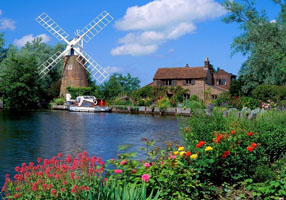
//> input picture assets/1.jpg, 286 x 200 px
$ ./color_operations_test ../../assets/1.jpg   (built with g++ and OpenCV 4)
//> lines starting //> are read from the running program, lines starting //| are printed output that depends on the picture; after the words box and inside, x2 and y2 are one past the last pixel; in counts of white or black regions, pixels touching at a corner belong together
### cpp/basic/color_operations.hpp
#ifndef COLOR_OPERATIONS_HPP
#define COLOR_OPERATIONS_HPP

#include <opencv2/opencv.hpp>
#include <immintrin.h>  // 用于SIMD指令(AVX2)
#include <omp.h>        // 用于OpenMP并行计算

namespace ip101 {

/**
 * @brief 通道替换
 * @param src 输入图像
 * @param dst 输出图像
 * @param r_idx R通道映射索引(0-2)
 * @param g_idx G通道映射索引(0-2)
 * @param b_idx B通道映射索引(0-2)
 */
void channel_swap(const cv::Mat& src, cv::Mat& dst,
                 int r_idx = 0, int g_idx = 1, int b_idx = 2);

/**
 * @brief 灰度化
 * @param src 输入图像
 * @param dst 输出图像
 * @param method 灰度化方法("average", "weighted", "max", "min")
 */
void to_gray(const cv::Mat& src, cv::Mat& dst,
            const std::string& method = "weighted");

/**
 * @brief 二值化
 * @param src 输入图像
 * @param dst 输出图像
 * @param threshold 阈值
 * @param max_value 最大值
 * @param method 二值化方法("binary", "binary_inv", "trunc", "tozero", "tozero_inv")
 */
void threshold_image(const cv::Mat& src, cv::Mat& dst,
                    double threshold, double max_value = 255,
                    const std::string& method = "binary");

/**
 * @brief 大津算法自动阈值
 * @param src 输入图像
 * @param dst 输出图像
 * @param max_value 最大值
 * @return 计算得到的最优阈值
 */
double otsu_threshold(const cv::Mat& src, cv::Mat& dst,
                     double max_value = 255);

/**
 * @brief HSV颜色空间转换
 * @param src 输入图像(BGR)
 * @param dst 输出图像(HSV)
 */
void bgr_to_hsv(const cv::Mat& src, cv::Mat& dst);

/**
 * @brief HSV颜色空间转回BGR
 * @param src 输入图像(HSV)
 * @param dst 输出图像(BGR)
 */
void hsv_to_bgr(const cv::Mat& src, cv::Mat& dst);

/**
 * @brief HSV颜色空间调整
 * @param src 输入图像(HSV)
 * @param dst 输出图像(HSV)
 * @param h_offset 色相偏移量(-180到+180)
 * @param s_scale 饱和度缩放因子(0到无穷大)
 * @param v_scale 明度缩放因子(0到无穷大)
 */
void adjust_hsv(const cv::Mat& src, cv::Mat& dst,
               float h_offset = 0, float s_scale = 1, float v_scale = 1);

} // namespace ip101

#endif // COLOR_OPERATIONS_HPP

### cpp/basic/color_operations.cpp
/**
 * 颜色操作相关问题：
 * 1. 通道替换 - 将RGB通道顺序改为BGR
 * 2. 灰度化 - 将彩色图像转换为灰度图像
 * 3. 二值化 - 将灰度图像转换为二值图像
 * 4. 大津算法 - 自适应二值化
 * 5. HSV变换 - 将RGB图像转换为HSV色彩空间
 */

#include <basic/color_operations.hpp>
#include <opencv2/opencv.hpp>
#include <vector>
#include <thread>
#include <immintrin.h>
#include <cmath>

using namespace cv;
using namespace std;

namespace ip101 {

namespace {
// 内部常量定义
constexpr int CACHE_LINE = 64;    // CPU缓存行大小(字节)
constexpr int SIMD_WIDTH = 32;    // AVX2 SIMD向量宽度(字节)
constexpr int BLOCK_SIZE = 16;    // 分块处理大小

// 灰度化权重
constexpr float GRAY_WEIGHT_R = 0.299f;
constexpr float GRAY_WEIGHT_G = 0.587f;
constexpr float GRAY_WEIGHT_B = 0.114f;

// 内存对齐辅助函数
inline uchar* alignPtr(uchar* ptr, size_t align = CACHE_LINE) {
    return (uchar*)(((size_t)ptr + align - 1) & ~(align - 1));
}

// SIMD优化的灰度化计算
// [28 lines left out: function gray_simd, not called in this run]

} // anonymous namespace

void channel_swap(const Mat& src, Mat& dst, int r_idx, int g_idx, int b_idx) {
    CV_Assert(!src.empty() && src.type() == CV_8UC3);
    CV_Assert(r_idx >= 0 && r_idx < 3 && g_idx >= 0 && g_idx < 3 && b_idx >= 0 && b_idx < 3);

    dst.create(src.size(), src.type());

    #pragma omp parallel for
    for (int y = 0; y < src.rows; ++y) {
        for (int col = 0; col < src.cols; ++col) {
            const Vec3b& pixel = src.at<Vec3b>(y, col);
            dst.at<Vec3b>(y, col) = Vec3b(pixel[b_idx], pixel[g_idx], pixel[r_idx]);
        }
    }
}

void to_gray(const Mat& src, Mat& dst, const std::string& method) {
    CV_Assert(!src.empty() && src.type() == CV_8UC3);

    dst.create(src.size(), CV_8UC1);

    if (method == "weighted") {
        #pragma omp parallel for
        for (int y = 0; y < src.rows; ++y) {
            for (int col = 0; col < src.cols; ++col) {
                const Vec3b& pixel = src.at<Vec3b>(y, col);
                dst.at<uchar>(y, col) = saturate_cast<uchar>(
                    GRAY_WEIGHT_B * pixel[0] +
                    GRAY_WEIGHT_G * pixel[1] +
                    GRAY_WEIGHT_R * pixel[2]
                );
            }
        }
    } else if (method == "average") {
        #pragma omp parallel for
        for (int y = 0; y < src.rows; ++y) {
            for (int col = 0; col < src.cols; ++col) {
                const Vec3b& pixel = src.at<Vec3b>(y, col);
                dst.at<uchar>(y, col) = saturate_cast<uchar>(
                    (pixel[0] + pixel[1] + pixel[2]) / 3.0f
                );
            }
        }
    } else if (method == "max") {
        #pragma omp parallel for
        for (int y = 0; y < src.rows; ++y) {
            for (int col = 0; col < src.cols; ++col) {
                const Vec3b& pixel = src.at<Vec3b>(y, col);
                dst.at<uchar>(y, col) = std::max({pixel[0], pixel[1], pixel[2]});
            }
        }
    } else if (method == "min") {
        #pragma omp parallel for
        for (int y = 0; y < src.rows; ++y) {
            for (int col = 0; col < src.cols; ++col) {
                const Vec3b& pixel = src.at<Vec3b>(y, col);
                dst.at<uchar>(y, col) = std::min({pixel[0], pixel[1], pixel[2]});
            }
        }
    } else {
        throw std::invalid_argument("Unsupported grayscale method: " + method);
    }
}

void threshold_image(const Mat& src, Mat& dst, double threshold, double max_value, const std::string& method) {
    CV_Assert(!src.empty() && (src.type() == CV_8UC1 || src.type() == CV_8UC3));

    // 如果是彩色图像，先转换为灰度图
    Mat gray;
    if (src.type() == CV_8UC3) {
        to_gray(src, gray);
    } else {
        gray = src;
    }

    dst.create(gray.size(), CV_8UC1);

    int thresh_type;
    if (method == "binary") {
        thresh_type = THRESH_BINARY;
    } else if (method == "binary_inv") {
        thresh_type = THRESH_BINARY_INV;
    } else if (method == "trunc") {
        thresh_type = THRESH_TRUNC;
    } else if (method == "tozero") {
        thresh_type = THRESH_TOZERO;
    } else if (method == "tozero_inv") {
        thresh_type = THRESH_TOZERO_INV;
    } else {
        throw std::invalid_argument("Unsupported threshold method: " + method);
    }

    cv::threshold(gray, dst, threshold, max_value, thresh_type);
}

double otsu_threshold(const Mat& src, Mat& dst, double max_value) {
    CV_Assert(!src.empty() && (src.type() == CV_8UC1 || src.type() == CV_8UC3));

    // 如果是彩色图像，先转换为灰度图
    Mat gray;
    if (src.type() == CV_8UC3) {
        to_gray(src, gray);
    } else {
        gray = src;
    }

    // 计算直方图
    int histogram[256] = {0};
    for (int y = 0; y < gray.rows; ++y) {
        for (int col = 0; col < gray.cols; ++col) {
            histogram[gray.at<uchar>(y, col)]++;
        }
    }

    // 计算总像素数
    int total = gray.rows * gray.cols;

    // 计算最优阈值
    double sum = 0;
    for (int i = 0; i < 256; ++i) {
        sum += i * histogram[i];
    }

    double sumB = 0;
    int wB = 0;
    int wF = 0;
    double maxVariance = 0;
    double threshold = 0;

    for (int t = 0; t < 256; ++t) {
        wB += histogram[t];
        if (wB == 0) continue;

        wF = total - wB;
        if (wF == 0) break;

        sumB += t * histogram[t];
        double mB = sumB / wB;
        double mF = (sum - sumB) / wF;

        double variance = wB * wF * (mB - mF) * (mB - mF);
        if (variance > maxVariance) {
            maxVariance = variance;
            threshold = t;
        }
    }

    // 应用阈值
    cv::threshold(gray, dst, threshold, max_value, THRESH_BINARY);

    return threshold;
}

void bgr_to_hsv(const Mat& src, Mat& dst) {
    CV_Assert(!src.empty() && src.type() == CV_8UC3);

    dst.create(src.size(), CV_8UC3);

    #pragma omp parallel for
    for (int y = 0; y < src.rows; ++y) {
        for (int col = 0; col < src.cols; ++col) {
            const Vec3b& bgr = src.at<Vec3b>(y, col);
            float b = bgr[0] / 255.0f;
            float g = bgr[1] / 255.0f;
            float r = bgr[2] / 255.0f;

            float max_val = std::max({r, g, b});
            float min_val = std::min({r, g, b});
            float diff = max_val - min_val;

            // 计算H
            float h = 0;
            if (diff > 0) {
                if (max_val == r) {
                    h = 60.0f * (g - b) / diff;
                } else if (max_val == g) {
                    h = 60.0f * (b - r) / diff + 120.0f;
                } else {
                    h = 60.0f * (r - g) / diff + 240.0f;
                }
            }
            if (h < 0) h += 360.0f;

            // 计算S
            float s = max_val > 0 ? diff / max_val : 0;

            // 计算V
            float v = max_val;

            // 转换到OpenCV的HSV范围
            dst.at<Vec3b>(y, col) = Vec3b(
                saturate_cast<uchar>(h / 2.0f),      // H: 0-180
                saturate_cast<uchar>(s * 255.0f),    // S: 0-255
                saturate_cast<uchar>(v * 255.0f)     // V: 0-255
            );
        }
    }
}

void hsv_to_bgr(const Mat& src, Mat& dst) {
    CV_Assert(!src.empty() && src.type() == CV_8UC3);

    dst.create(src.size(), CV_8UC3);

    #pragma omp parallel for
    for (int y = 0; y < src.rows; ++y) {
        for (int col = 0; col < src.cols; ++col) {
            const Vec3b& hsv = src.at<Vec3b>(y, col);
            float h = hsv[0] * 2.0f;          // H: 0-360
            float s = hsv[1] / 255.0f;        // S: 0-1
            float v = hsv[2] / 255.0f;        // V: 0-1

            float c = v * s;
            float m = v - c;
            float x = c * (1.0f - std::abs(std::fmod(h / 60.0f, 2.0f) - 1.0f));

            float r = 0, g = 0, b = 0;
            if (h < 60.0f) {
                r = c; g = x; b = 0;
            } else if (h < 120.0f) {
                r = x; g = c; b = 0;
            } else if (h < 180.0f) {
                r = 0; g = c; b = x;
            } else if (h < 240.0f) {
                r = 0; g = x; b = c;
            } else if (h < 300.0f) {
                r = x; g = 0; b = c;
            } else {
                r = c; g = 0; b = x;
            }

            dst.at<Vec3b>(y, col) = Vec3b(
                saturate_cast<uchar>((b + m) * 255.0f),
                saturate_cast<uchar>((g + m) * 255.0f),
                saturate_cast<uchar>((r + m) * 255.0f)
            );
        }
    }
}

void adjust_hsv(const Mat& src, Mat& dst, float h_offset, float s_scale, float v_scale) {
    CV_Assert(!src.empty() && src.type() == CV_8UC3);

    dst.create(src.size(), CV_8UC3);

    #pragma omp parallel for
    for (int y = 0; y < src.rows; ++y) {
        for (int col = 0; col < src.cols; ++col) {
            const Vec3b& hsv = src.at<Vec3b>(y, col);

            // 调整H (注意OpenCV中H的范围是0-180)
            float h = hsv[0] * 2.0f + h_offset;  // 转换到0-360范围
            h = std::fmod(h + 360.0f, 360.0f);   // 处理环绕
            h = h / 2.0f;                        // 转回0-180范围

            // 调整S
            float s = hsv[1] * s_scale;

            // 调整V
            float v = hsv[2] * v_scale;

            dst.at<Vec3b>(y, col) = Vec3b(
                saturate_cast<uchar>(h),
                saturate_cast<uchar>(s),
                saturate_cast<uchar>(v)
            );
        }
    }
}

} // namespace ip101

### cpp/basic/color_operations_test.cpp
#include "color_operations.hpp"
#include <opencv2/opencv.hpp>
#include <chrono>
#include <iostream>

// 性能测试辅助函数
template<typename Func>
double measure_time(Func&& func, int iterations = 10) {
    auto start = std::chrono::high_resolution_clock::now();
    for (int i = 0; i < iterations; ++i) {
        func();
    }
    auto end = std::chrono::high_resolution_clock::now();
    return std::chrono::duration_cast<std::chrono::milliseconds>(end - start).count() / static_cast<double>(iterations);
}

void test_performance(const cv::Mat& src) {
    cv::Mat dst, opencv_dst;

    // 测试通道替换
    std::cout << "通道替换性能测试：\n";
    double custom_time = measure_time([&]() {
        ip101::channel_swap(src, dst, 2, 1, 0);  // BGR -> RGB
    });
    double opencv_time = measure_time([&]() {
        cv::cvtColor(src, opencv_dst, cv::COLOR_BGR2RGB);
    });
    std::cout << "自定义实现：" << custom_time << "ms\n";
    std::cout << "OpenCV实现：" << opencv_time << "ms\n";
    std::cout << "性能比：" << opencv_time / custom_time << "\n\n";

    // 测试灰度化
    std::cout << "灰度化性能测试：\n";
    custom_time = measure_time([&]() {
        ip101::to_gray(src, dst, "weighted");
    });
    opencv_time = measure_time([&]() {
        cv::cvtColor(src, opencv_dst, cv::COLOR_BGR2GRAY);
    });
    std::cout << "自定义实现：" << custom_time << "ms\n";
    std::cout << "OpenCV实现：" << opencv_time << "ms\n";
    std::cout << "性能比：" << opencv_time / custom_time << "\n\n";

    // 测试二值化
    cv::Mat gray;
    cv::cvtColor(src, gray, cv::COLOR_BGR2GRAY);
    std::cout << "二值化性能测试：\n";
    custom_time = measure_time([&]() {
        ip101::threshold_image(gray, dst, 128);
    });
    opencv_time = measure_time([&]() {
        cv::threshold(gray, opencv_dst, 128, 255, cv::THRESH_BINARY);
    });
    std::cout << "自定义实现：" << custom_time << "ms\n";
    std::cout << "OpenCV实现：" << opencv_time << "ms\n";
    std::cout << "性能比：" << opencv_time / custom_time << "\n\n";

    // 测试大津算法
    std::cout << "大津算法性能测试：\n";
    custom_time = measure_time([&]() {
        ip101::otsu_threshold(gray, dst);
    });
    opencv_time = measure_time([&]() {
        cv::threshold(gray, opencv_dst, 0, 255, cv::THRESH_OTSU);
    });
    std::cout << "自定义实现：" << custom_time << "ms\n";
    std::cout << "OpenCV实现：" << opencv_time << "ms\n";
    std::cout << "性能比：" << opencv_time / custom_time << "\n\n";

    // 测试HSV转换
    std::cout << "HSV转换性能测试：\n";
    custom_time = measure_time([&]() {
        ip101::bgr_to_hsv(src, dst);
    });
    opencv_time = measure_time([&]() {
        cv::cvtColor(src, opencv_dst, cv::COLOR_BGR2HSV);
    });
    std::cout << "自定义实现：" << custom_time << "ms\n";
    std::cout << "OpenCV实现：" << opencv_time << "ms\n";
    std::cout << "性能比：" << opencv_time / custom_time << "\n\n";
}

void visualize_results(const cv::Mat& src) {
    cv::Mat results[6];

    // 应用不同的颜色操作
    ip101::channel_swap(src, results[0], 2, 1, 0);  // BGR -> RGB
    ip101::to_gray(src, results[1], "weighted");
    ip101::threshold_image(results[1], results[2], 128);
    ip101::otsu_threshold(results[1], results[3]);
    ip101::bgr_to_hsv(src, results[4]);

    // HSV调整测试
    cv::Mat hsv;
    ip101::bgr_to_hsv(src, hsv);
    ip101::adjust_hsv(hsv, hsv, 60, 1.2, 1.1);  // 色相偏移60度，饱和度增加20%，亮度增加10%
    ip101::hsv_to_bgr(hsv, results[5]);

    // 创建结果展示窗口
    cv::Mat display;
    int gap = 10;
    int cols = 3;
    int rows = 2;
    display.create(src.rows * rows + gap * (rows - 1),
                  src.cols * cols + gap * (cols - 1),
                  src.type());
    display.setTo(0);

    // 组织显示布局
    cv::Mat roi;
    int idx = 0;
    for (int i = 0; i < rows; i++) {
        for (int j = 0; j < cols && idx < 6; j++) {
            roi = display(cv::Rect(j * (src.cols + gap),
                                 i * (src.rows + gap),
                                 src.cols, src.rows));
            if (results[idx].channels() == 1) {
                cv::cvtColor(results[idx], roi, cv::COLOR_GRAY2BGR);
            } else {
                results[idx].copyTo(roi);
            }
            idx++;
        }
    }

    // 显示结果
    cv::imshow("颜色操作结果对比", display);
    cv::waitKey(0);
}

int main(int argc, char** argv) {
    if (argc != 2) {
        std::cout << "用法: " << argv[0] << " <图像路径>\n";
        return -1;
    }

    // 读取图像
    cv::Mat src = cv::imread(argv[1]);
//> src is the input picture: 200 rows x 286 cols, CV_8UC3; mean B, G, R 112.6, 108.2, 82.1
    if (src.empty()) {
        std::cout << "无法读取图像: " << argv[1] << "\n";
        return -1;
    }

    // 运行性能测试
    std::cout << "图像尺寸: " << src.cols << "x" << src.rows << "\n\n";
//| 图像尺寸: 286x200
    test_performance(src);
//> in test_performance, `cv::cvtColor(src, gray, cv::COLOR_BGR2GRAY);`:
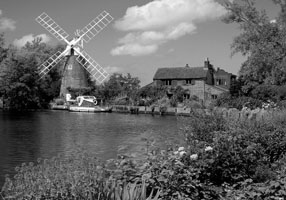
//> gray: 200 rows x 286 cols, CV_8UC1; min 0, max 255, mean 100.9

    // 可视化结果
    visualize_results(src);
//> in visualize_results, `ip101::threshold_image(results[1], results[2], 128);`:
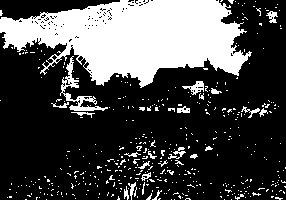
//> results[2]: 200 rows x 286 cols, CV_8UC1; 28.6% white; 437 white regions (414 under 20 px), largest, box (x1, y1, x2, y2) and area: (0, 0, 252, 88) 13574, (60, 56, 108, 111) 528, (182, 81, 204, 95) 137
//> in visualize_results, `ip101::otsu_threshold(results[1], results[3]);`:
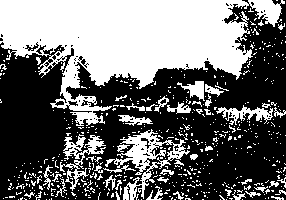
//> results[3]: 200 rows x 286 cols, CV_8UC1; 43.2% white; 573 white regions (524 under 20 px), largest, box (x1, y1, x2, y2) and area: (0, 0, 285, 126) 17975, (105, 129, 190, 200) 1595, (60, 134, 106, 191) 759
//> after the loop in bgr_to_hsv, `for (int y = 0; y < src.rows; ++y)`:
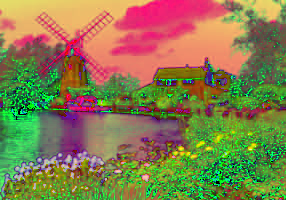
//> dst: 200 rows x 286 cols, CV_8UC3; mean B, G, R 77.7, 125.6, 134.4
//> after the loop in adjust_hsv, `for (int y = 0; y < src.rows; ++y)`:
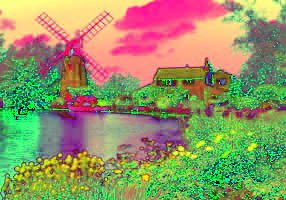
//> dst: 200 rows x 286 cols, CV_8UC3; mean B, G, R 101.8, 148.8, 146.6
//> after the loop in hsv_to_bgr, `for (int y = 0; y < src.rows; ++y)`:
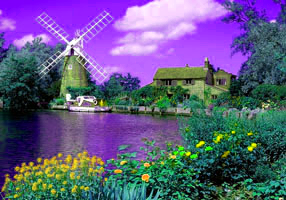
//> dst: 200 rows x 286 cols, CV_8UC3; mean B, G, R 130.9, 91.3, 96.9
//> the loop in visualize_results, `for (int i = 0; i < rows; i++)` made 2 passes
//> idx on passes 1 to 2: 3, 6
//> after the loop in visualize_results, `for (int i = 0; i < rows; i++)`: idx = 6
//> in visualize_results, `cv::imshow("颜色操作结果对比", display);`:
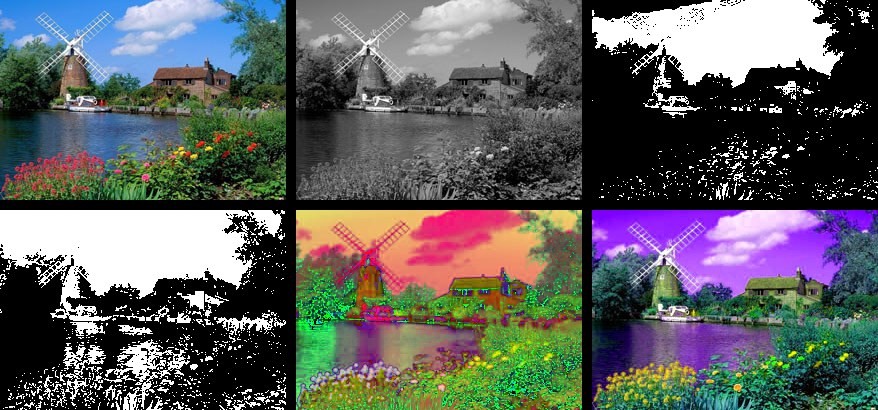
//> window '颜色操作结果对比': 410 rows x 878 cols, CV_8UC3; mean B, G, R 96.1, 96.8, 94.9

    return 0;
}

$ run again, on assets/imori.jpg
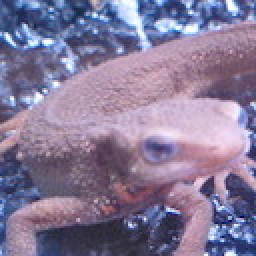
//> input picture assets/imori.jpg, 128 x 128 px (shown 2 times larger)
//> src is the input picture: 128 rows x 128 cols, CV_8UC3; mean B, G, R 152.8, 121.8, 134.1
//| 图像尺寸: 128x128
//> after the loop in hsv_to_bgr, `for (int y = 0; y < src.rows; ++y)`:
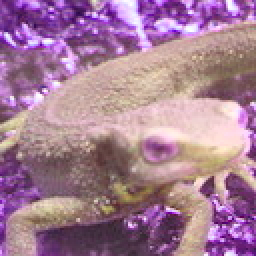
//> dst: 128 rows x 128 cols, CV_8UC3 (shown 2 times larger); mean B, G, R 149.2, 124.8, 165.5
//> the loop in visualize_results, `for (int i = 0; i < rows; i++)` made 2 passes
//> idx on passes 1 to 2: 3, 6
//> after the loop in visualize_results, `for (int i = 0; i < rows; i++)`: idx = 6
//> in visualize_results, `cv::imshow("颜色操作结果对比", display);`:
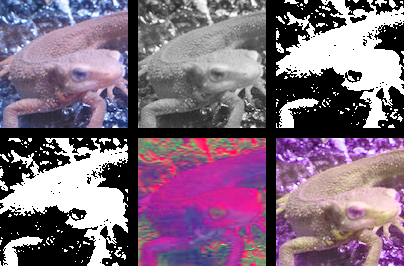
//> window '颜色操作结果对比': 266 rows x 404 cols, CV_8UC3; mean B, G, R 125.4, 106.3, 127.9

$ run again, on assets/2.png
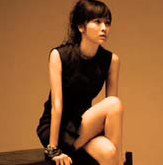
//> input picture assets/2.png, 163 x 165 px
//> src is the input picture: 165 rows x 163 cols, CV_8UC3; mean B, G, R 52.3, 95.2, 148.1
//| 图像尺寸: 163x165
//> after the loop in hsv_to_bgr, `for (int y = 0; y < src.rows; ++y)`:
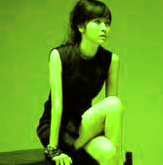
//> dst: 165 rows x 163 cols, CV_8UC3; mean B, G, R 36, 161.4, 105.1
//> the loop in visualize_results, `for (int i = 0; i < rows; i++)` made 2 passes
//> idx on passes 1 to 2: 3, 6
//> after the loop in visualize_results, `for (int i = 0; i < rows; i++)`: idx = 6
//> in visualize_results, `cv::imshow("颜色操作结果对比", display);`:
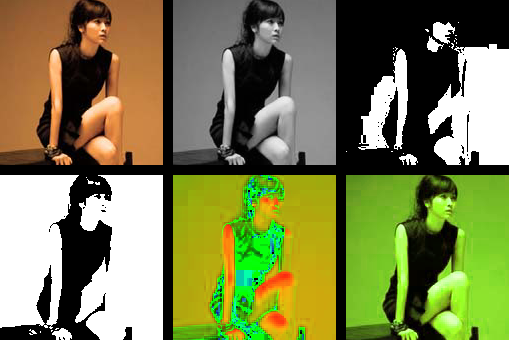
//> window '颜色操作结果对比': 340 rows x 509 cols, CV_8UC3; mean B, G, R 77.9, 128.2, 123.6
